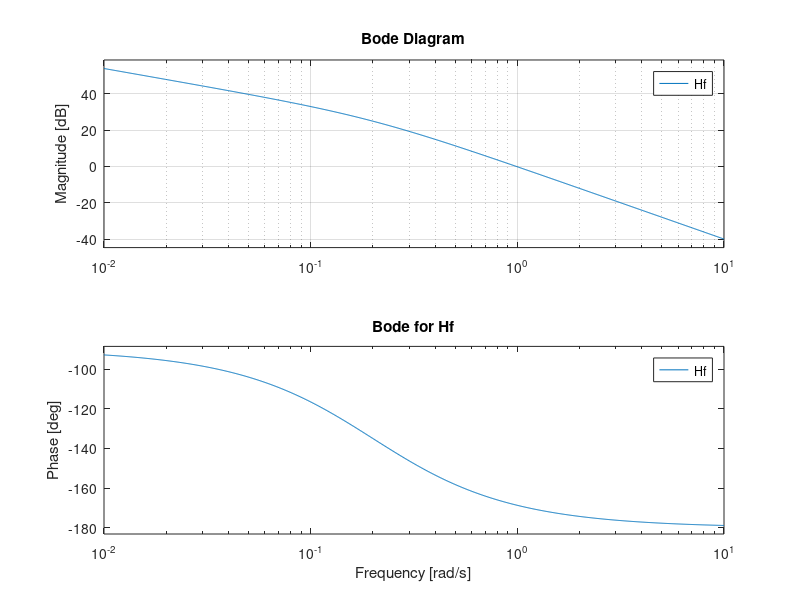
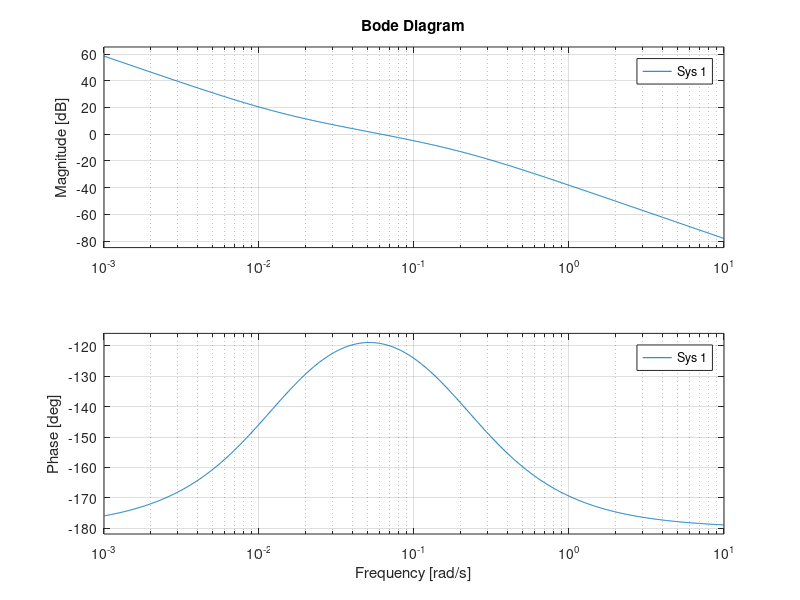
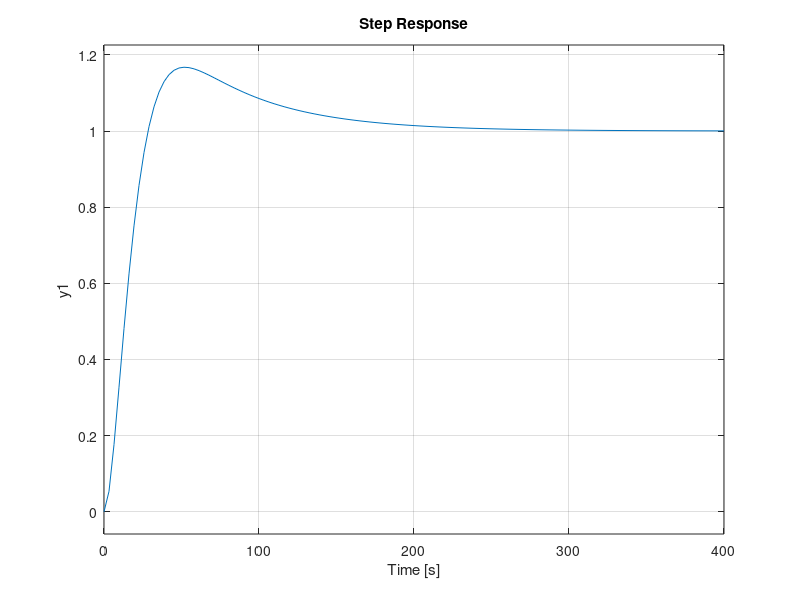
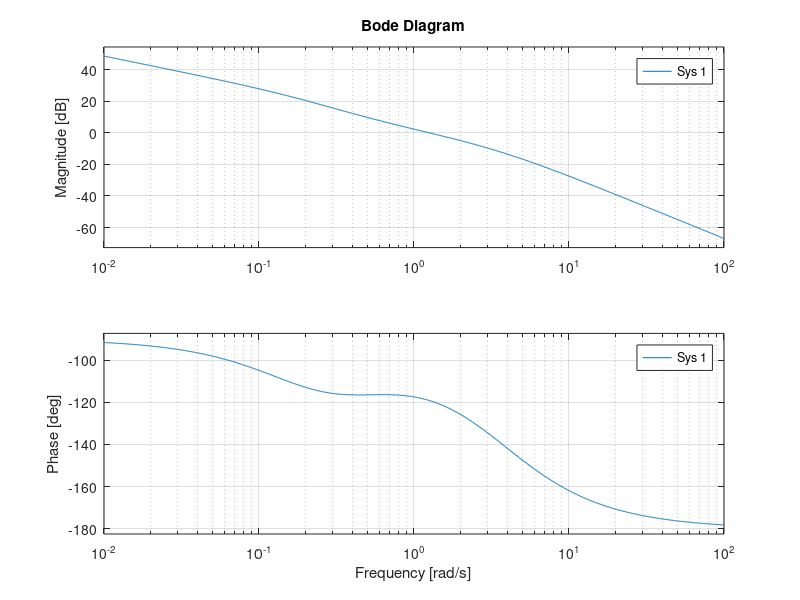

MATLAB code to generate these figures, in order:
clear variables;

Kf = 5; Tf = 5;

Hf = tf(Kf, [Tf, 1, 0]);

figure,
bode(Hf); grid; hold on; title('Bode for Hf');

%% PI controller

wc = 0.053; %% from bode from Hf where phase = -105
Ti = 4/wc;
k = 1/db2mag(38);
H_PI = k * tf([Ti,1], [Ti,0]);
figure,
bode(H_PI*Hf)

figure,
step(feedback(H_PI*Hf,1))

%% PD controller

beta = 0.12;
phase = rad2deg(atan((1-beta)/(2*sqrt(beta))))
k = sqrt(beta)/db2mag(-3.85); 
wc = 1.22; %% read from bode Hf where phase = -180-51+60
Td = 1/(wc*sqrt(beta));
H_PD = k * tf([Td,1], [beta*Td,1]);
figure,
bode(H_PD*Hf)

figure,
step(feedback(H_PD*Hf,1))
